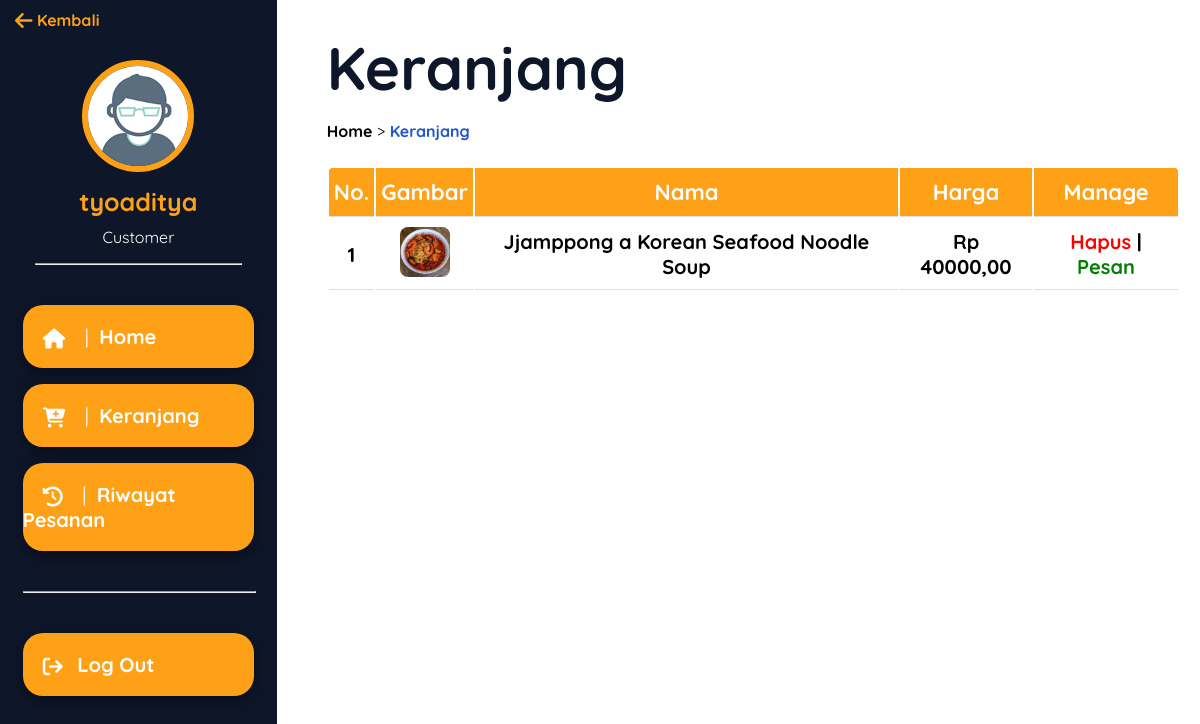
The page /customer/keranjang.php?username=tyoaditya (signed in) on the database its author committed.
### tables this page shows
CREATE TABLE `cart` (
  `idCart` int(11) NOT NULL,
  `idProduk` int(11) NOT NULL,
  `username` varchar(200) NOT NULL,
  `namaProduk` varchar(200) NOT NULL,
  `hargaProduk` int(11) NOT NULL,
  `createdAt` timestamp NOT NULL DEFAULT current_timestamp()
);

CREATE TABLE `produk` (
  `idProduk` int(11) NOT NULL,
  `namaProduk` varchar(200) NOT NULL,
  `hargaProduk` int(11) NOT NULL,
  `statusProduk` enum('Tersedia','Habis') NOT NULL,
  `kategoriProduk` enum('Makanan','Minuman') NOT NULL,
  `gambarProduk` varchar(150) NOT NULL,
  `deskripsiProduk` varchar(300) NOT NULL,
  `tglUpload` timestamp NOT NULL DEFAULT current_timestamp()
);

### lib/functions.php (called while the page is built, shortened)
<?php
$conn = mysqli_connect("localhost", "root", "", "uas_pemweb");
function query($query)
{
	global $conn;
	$result = mysqli_query($conn, $query);
	$rows = [];
	while ($row = mysqli_fetch_assoc($result)) {
		$rows[] = $row;
	}
	return $rows;
}

### customer/keranjang.php (the view, shortened to what this page needs)
<?php
require '../lib/functions.php';
$username = $_GET["username"];
$cart = query("SELECT produk.idProduk, produk.gambarProduk, produk.namaProduk, produk.hargaProduk, cart.idCart FROM produk INNER JOIN cart ON produk.idProduk = cart.idProduk WHERE cart.username = '$username'");
?>
<!DOCTYPE html>
<html>
<head>
    <link rel="stylesheet" href="https://cdnjs.cloudflare.com/ajax/libs/font-awesome/6.1.1/css/all.min.css">
    <link rel="stylesheet" href="../css/cust.css">
</head>
<body>
    <div class="container">
        <aside>
            <div class="customer">
                <a href="customer.php"><i class="fa-solid fa-lg fa-arrow-left"></i> Kembali</a>
            </div>
            <div class="user-info">
                <img src="../img/profile.png" class="profile-picture" width="100px">
                <p id="profile-nama"><?= $_SESSION['username'] ?></p>
                <p id="profile-role"><?= $_SESSION['role'] ?></p>
            </div>
            <hr style="width: 80%;">
            <div class="aside-menu">
                <div class="menu">
                    <i class="fa-solid fa-lg fa-house"></i>
                    <a href="halamanUser.php"><span style=" font-weight: lighter; margin: 0 5px;"> | </span> Home</a>
                </div>
                <div class="menu">
                    <i class="fa-solid fa-lg fa-cart-plus"></i>
                    <a href="keranjang.php?username=<?= $_SESSION['username']; ?>"><span
                            style=" font-weight: lighter; margin: 0 5px;"> | </span> Keranjang</a>
                </div>
                <div class="menu">
                    <i class="fa-solid fa-lg fa-clock-rotate-left"></i>
                    <a href="pesanan.php?username=<?= $_SESSION['username']; ?>"><span
                            style=" font-weight: lighter; margin: 0 5px;"> | </span> Riwayat
                        Pesanan</a>
                </div>
                <hr style="width: 100%; margin: 40px 0;">
                <div class="menu">
                    <i class="fa-solid fa-arrow-right-from-bracket fa-lg"></i>
                    <a href="../lib/logout.php">Log Out</a>
                </div>
            </div>
        </aside>
        <main>
            <h1>Keranjang</h1>
            <div class="navbar">
                <p>
                    <a href="halamanUser.php">Home</a> > <a href="#" style="color: #2155cd;">Keranjang</a>
                </p>
            </div>
            <div class="list-product">
                <form action="" method="POST">
                    <table>
                        <tr>
                            <th>No.</th>
                            <th>Gambar</th>
                            <th>Nama</th>
                            <th>Harga</th>
                            <th>Manage</th>
                        </tr>
                        <?php $i = 1; ?>
                        <?php foreach ($cart as $row) : ?>
                        <tr>
                            <td><?= $i; ?></td>
                            <td style="padding: 0px;"><img src="../img/<?= $row["gambarProduk"]; ?>" width="50"></td>
                            <td><?= $row["namaProduk"]; ?></td>
                            <td>Rp <?= $row["hargaProduk"]; ?>,00</td>
                            <td>
                                <a href="hapusCart.php?idProduk=<?= $row["idProduk"]; ?>&username=<?= $_SESSION['username']; ?>"
                                    onclick="return confirm('Yakin ingin menghapus data?');"
                                    style="color: red;">Hapus</a>
                                | <a href="detailOrder.php?idCart=<?= $row["idCart"]; ?>"
                                    style="color: green;">Pesan</a>
                            </td>
                        </tr>
                        <?php $i++; ?>
                        <?php endforeach; ?>
                    </table>
                </form>
            </div>
    </div>
</body>
</html>

### css/cust.css (style rules this page uses)
body { margin: 0; padding: 0; box-sizing: border-box; max-height: 100vh; }
.container { width: 100%; font-family: Quicksand; display: flex; }
main { width: 1200px; box-sizing: border-box; padding: 30px 20px 0 50px; }
main h1 { margin: 0; padding: 0; font-size: 60px; font-weight: bold; color: #0e1629; }
.list-product { width: 100%; margin-top: 25px; box-sizing: border-box; border-top-left-radius: 10px; border-top-right-radius: 10px; overflow: hidden; }
.list-product table { width: 100%; text-align: center; }
.list-product img { margin: 0; width: 50px; border-radius: 8px; }
.list-product th, td { border-bottom: 1px solid #ddd; padding: 10px 5px; }
.list-product th { font-size: 22px; background-color: #fea116; color: white; }
.list-product td { font-size: 20px; font-weight: bold; }
.list-product a { text-decoration: none; color: black; }
aside { box-sizing: border-box; width: 360px; background-color: #0e1629; padding: 10px; color: white; min-height: 100vh; }
aside i { margin-left: 20px; }
aside .customer { width: fit-content; margin: 0; }
aside .customer i { color: #fea116; margin: 0; }
aside .customer a { margin-left: 5px; color: #fea116; text-decoration: none; font-weight: bold; }
.user-info { text-align: center; }
.user-info img { border-radius: 100%; border: 6px solid #fea116; margin-top: 30px; }
.user-info #profile-nama { margin-top: 10px; font-weight: bold; color: #fea116; font-size: 25px; }
.user-info #profile-role { margin-top: -15px; }
.aside-menu { width: 90%; margin: auto; text-align: left; margin-top: 40px; }
.aside-menu .menu { box-sizing: border-box; width: 100%; padding: 19px 0; background-color: #fea116; margin-bottom: 16px; border-radius: 20px; cursor: pointer; align-items: center; }
.aside-menu .menu a { color: white; font-size: 20px; text-decoration: none; font-weight: bold; margin-left: 10px; }
.menu { width: 18%; margin-right: 19px; box-sizing: border-box; box-shadow: 0 4px 8px 0 rgba(0, 0, 0, 0.2), 0 6px 20px 0 rgba(0, 0, 0, 0.19); padding: 15px 20px; border-radius: 9px; margin-bottom: 20px; position: relative; }
.navbar a { font-weight: bold; color: #000000; text-decoration: none; }

### rows shown on the page
cart: idProduk.gambarProduk (picture), idProduk.namaProduk "Jjamppong a Korean Seafood Noodle Soup", idProduk.hargaProduk "40000"

### other values the page prints
$_SESSION['username'] "tyoaditya"
$_SESSION['role'] "Customer"
